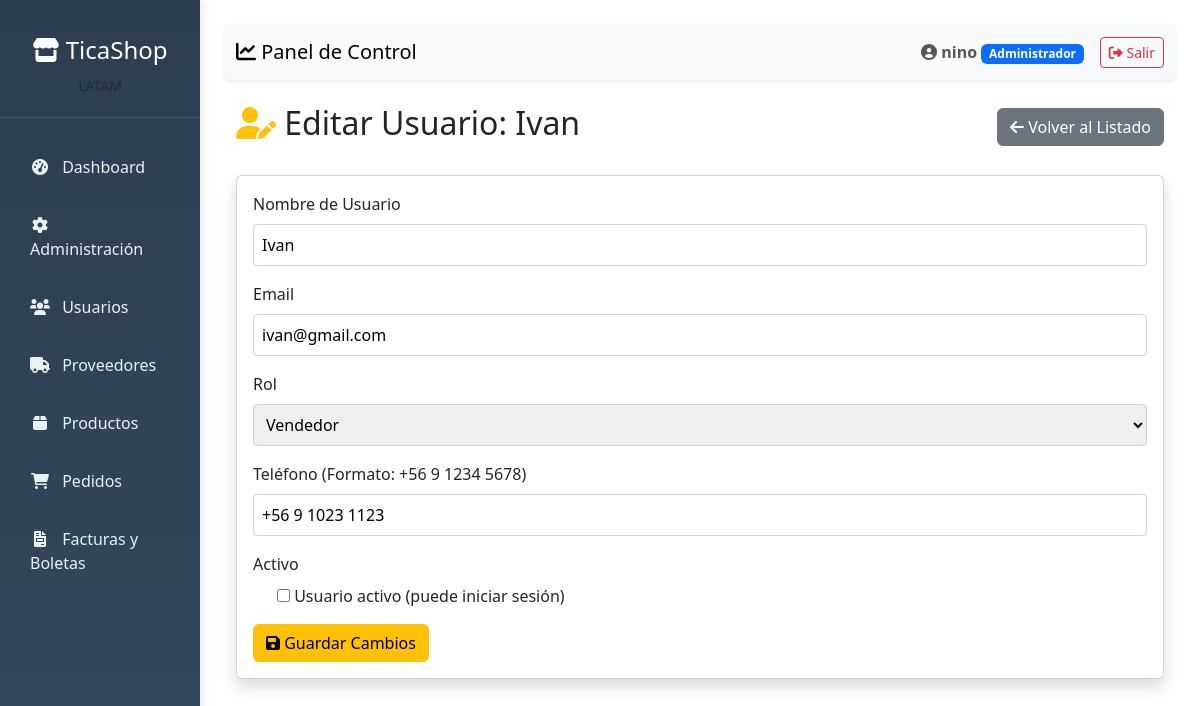
The page /usuarios/usuarios/editar/5/ (signed in) on the database its author committed.
### apps/usuarios/models.py (models this page shows, shortened)
class Usuario(AbstractUser):
    ROLES = (
        ('Administrador', 'Administrador'),
        ('Vendedor', 'Vendedor'),
        ('Tesoreria', 'Tesorería'),
        ('Cliente', 'Cliente'),
    )
    rol = models.CharField(max_length=13, choices=ROLES, default='Cliente')
    telefono = models.CharField(max_length=20, blank=True, null=True)
    activo = models.BooleanField(default=True)
    fecha_actualizacion = models.DateTimeField(auto_now=True)
    class Meta:
        db_table = 'usuarios'
        verbose_name = 'Usuario'
        verbose_name_plural = 'Usuarios'

### apps/usuarios/views.py (the view)
# urls.py: path('usuarios/editar/<int:user_id>/', views.editar_usuario, name='editar_usuario'),
@user_passes_test(es_administrador)
def editar_usuario(request, user_id):
    usuario = get_object_or_404(Usuario, id=user_id)
    if request.method == 'POST':
        form = EditarUsuarioForm(request.POST, instance=usuario)
        if form.is_valid():
            form.save()
            messages.success(request, 'Usuario actualizado correctamente.')
            return redirect('listar_usuarios')
    else:
        form = EditarUsuarioForm(instance=usuario)
    return render(request, 'usuarios/editar_usuario.html', {'form': form, 'usuario': usuario})

### apps/usuarios/forms.py (shortened to what this page needs)
class EditarUsuarioForm(forms.ModelForm):
    telefono = forms.CharField(
        max_length=20,
        required=False,
        widget=forms.TextInput(attrs={
            'placeholder': '+56 9 1234 5678',
            'pattern': r'\+56\s9\s\d{4}\s\d{4}',
            'title': 'Formato: +56 9 1234 5678'
        })
    )
    class Meta:
        model = Usuario
        fields = ['username', 'email', 'rol', 'telefono', 'is_active']

### apps/usuarios/views.py (called while the page is built)
def es_administrador(user):
    return user.is_authenticated and user.rol == 'Administrador'

### templates/usuarios/editar_usuario.html (shortened to what this page needs)
{% extends 'dashboard/base_dashboard.html' %}
{% block content %}
<div class="container mt-4">
    <div class="d-flex justify-content-between align-items-center mb-4">
        <h2><i class="fas fa-user-edit text-warning"></i> Editar Usuario: {{ usuario.username }}</h2>
        <a href="{% url 'listar_usuarios' %}" class="btn btn-secondary">
            <i class="fas fa-arrow-left"></i> Volver al Listado
        </a>
    </div>
    <div class="card shadow">
        <div class="card-body">
            <form method="POST">
                <div class="mb-3">
                    <label for="{{ form.username.id_for_label }}" class="form-label">Nombre de Usuario</label>
                    {{ form.username }}
                </div>
                <div class="mb-3">
                    <label for="{{ form.email.id_for_label }}" class="form-label">Email</label>
                    {{ form.email }}
                </div>
                <div class="mb-3">
                    <label for="{{ form.rol.id_for_label }}" class="form-label">Rol</label>
                    {{ form.rol }}
                </div>
                <div class="mb-3">
                    <label for="{{ form.telefono.id_for_label }}" class="form-label">Teléfono (Formato: +56 9 1234 5678)</label>
                    {{ form.telefono }}
                </div>
                <div class="mb-3">
                    <label for="{{ form.is_active.id_for_label }}" class="form-label">Activo</label>
                    <div class="form-check">
                        {{ form.is_active }}
                        <label class="form-check-label" for="{{ form.is_active.id_for_label }}">
                            Usuario activo (puede iniciar sesión)
                        </label>
                    </div>
                </div>
                <button type="submit" class="btn btn-warning">
                    <i class="fas fa-save"></i> Guardar Cambios
                </button>
            </form>
        </div>
    </div>
</div>
{% endblock %}

### templates/dashboard/base_dashboard.html (shortened to what this page needs)
<!DOCTYPE html>
<html lang="es">
<head>
    <link href="https://cdn.jsdelivr.net/npm/bootstrap@5.3.0/dist/css/bootstrap.min.css" rel="stylesheet">
    <link rel="stylesheet" href="https://cdnjs.cloudflare.com/ajax/libs/font-awesome/6.0.0/css/all.min.css">
</head>
<body>
    <div class="container-fluid">
        <div class="row">
            <div class="col-md-3 col-lg-2 sidebar d-md-block p-0">
                <div class="position-sticky pt-3">
                    <div class="text-center text-white logo-section">
                        <h4><i class="fas fa-store"></i> TicaShop</h4>
                        <small class="text-muted">LATAM</small>
                    </div>
                    <ul class="nav flex-column">
                        <li class="nav-item">
                            <a class="nav-link {% if request.resolver_match.url_name == 'dashboard' %}active{% endif %}"
                                href="{% url 'dashboard' %}">
                                <i class="fas fa-tachometer-alt"></i> Dashboard
                            </a>
                        </li>
                        {% if request.user.rol == 'Administrador' %}
                        <li class="nav-item">
                            <a class="nav-link" href="/admin/">
                                <i class="fas fa-cog"></i> Administración
                            </a>
                        </li>
                        <li class="nav-item">
                            <a class="nav-link {% if request.resolver_match.url_name == 'listar_usuarios' %}active{% endif %}"
                                href="{% url 'listar_usuarios' %}">
                                <i class="fas fa-users"></i> Usuarios
                            </a>
                        </li>
                        <li class="nav-item">
                            <a class="nav-link {% if request.resolver_match.url_name == 'listar_proveedores' %}active{% endif %}"
                                href="{% url 'listar_proveedores' %}">
                                <i class="fas fa-truck"></i> Proveedores
                            </a>
                        </li>
                        {% endif %}
                        {% if request.user.rol == 'Administrador' or request.user.rol == 'Vendedor' %}
                        <li class="nav-item">
                            <a class="nav-link {% if request.resolver_match.url_name == 'listar_productos' %}active{% endif %}"
                                href="{% url 'listar_productos' %}">
                                <i class="fas fa-box"></i> Productos
                            </a>
                        </li>
                        <li class="nav-item">
                            <a class="nav-link {% if request.resolver_match.url_name == 'listar_pedidos' %}active{% endif %}"
                                href="{% url 'listar_pedidos' %}">
                                <i class="fas fa-shopping-cart"></i> Pedidos
                            </a>
                        </li>
                        {% endif %}
                        <li class="nav-item">
                            <a class="nav-link {% if request.resolver_match.url_name == 'listar_documentos' %}active{% endif %}"
                                href="{% url 'listar_documentos' %}">
                                <i class="fas fa-file-invoice"></i> Facturas y Boletas
                            </a>
                        </li>
                    </ul>
                </div>
            </div>
            <div class="col-md-9 col-lg-10 ml-sm-auto px-4 py-4">
                <nav class="navbar navbar-expand-lg navbar-light bg-light mb-4 shadow-sm rounded">
                    <div class="container-fluid">
                        <span class="navbar-brand mb-0 h1">
                            <i class="fas fa-chart-line"></i> Panel de Control
                        </span>
                        <div class="navbar-nav ms-auto align-items-center">
                            <span class="navbar-text me-3">
                                <i class="fas fa-user-circle"></i>
                                <strong>{{ request.user.get_full_name|default:request.user.username }}</strong>
                                <span class="badge bg-primary">{{ request.user.rol }}</span>
                            </span>
                            <a class="btn btn-outline-danger btn-sm" href="{% url 'logout' %}">
                                <i class="fas fa-sign-out-alt"></i> Salir
                            </a>
                        </div>
                    </div>
                </nav>
                {% block content %}
                {% endblock %}
            </div>
        </div>
    </div>
</body>
</html>

### templates/dashboard/base_dashboard.html (style rules this page uses)
body { font-family: 'Segoe UI', Tahoma, Geneva, Verdana, sans-serif; }
.sidebar { min-height: 100vh; background: linear-gradient(180deg, #2c3e50 0%, #34495e 100%); box-shadow: 2px 0 10px rgba(0,0,0,0.1); }
.sidebar .nav-link { color: #ecf0f1; padding: 12px 20px; margin: 5px 10px; border-radius: 8px; transition: all 0.3s ease; }
.sidebar .nav-link i { width: 20px; text-align: center; margin-right: 8px; }
.logo-section { padding: 20px; border-bottom: 1px solid rgba(255,255,255,0.1); margin-bottom: 20px; }

### templates/usuarios/editar_usuario.html (style rules this page uses)
input[type="text"], input[type="email"], select { width: 100%; padding: 8px; border: 1px solid #ced4da; border-radius: 4px; }

### rows shown on the page
Usuario: user.get_full_name "nino", user.rol "Administrador"
Usuario: username "Ivan", email "ivan@gmail.com", rol "Vendedor", telefono "+56 9 1023 1123"
